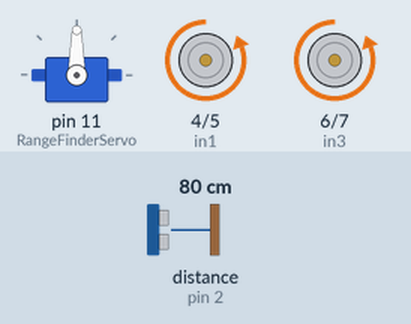
A sketch run on a simulated Arduino Uno, built with avr-gcc and run on an emulated ATmega328P. Shown: servo, motor-driver pin pairs drawn as motors (green arrow = first pin HIGH = forward, orange = second pin HIGH = backward, longer = more drive, scaled by the enable pin). Wiring (inferred from the names in the program): ultrasonic range finder: trigger pin 3; echo pin 2. The inputs (shaded band) are chosen by the test bench; at power-on: distance to the obstacle (sensor on pin 2) 80 cm. The echo pulse lasts 58.3 µs per cm.

Above: at 1.2 s.
1.3 s: distance to the obstacle (sensor on pin 2) set to 35 cm
2.8 s: distance to the obstacle (sensor on pin 2) set to 28 cm
At 3.72 s:
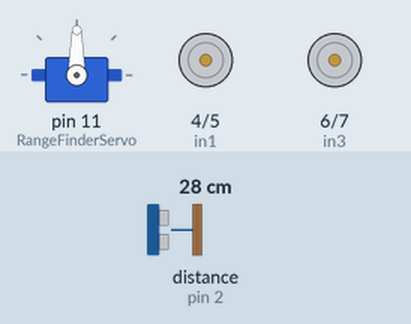
At 9.0 s:
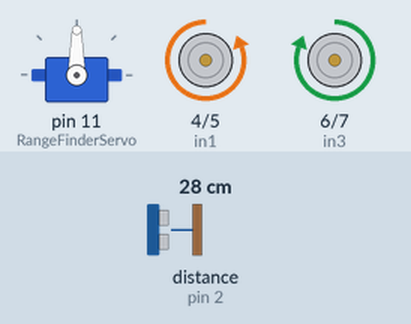
Timing chart, 0 to 11.8 s (numbered marks = the images above; inputs shaded):
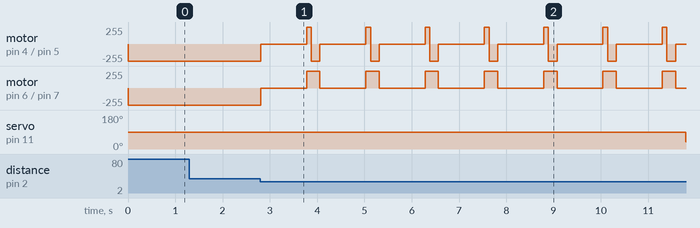

Measured:
- the behaviour switches between 32 and 31 cm on distance to the obstacle (sensor on pin 2) (found by bisection; images 0 and 1)
- after the input at 2.8 s, motor on pin 4 (in1) / pin 5 (in2): backward 255/255 → stopped at once, then repeats every 1.3 s: forward 255/255 0.10 s, backward 255/255 0.18 s, stopped 0.97 s; motor on pin 6 (in3) / pin 7 (in4): alternates forward 255/255 for 0.28 s and stopped for 0.97 s, starting at once

The sketch:

smartCar.ino
```cpp
/* Begin Metadata

       Name:    smartCar.ino
    Created:    12/4/2018 1:29:34 AM
    Authors:    Chris Sayen:  Code
                   Ian Lacy:  Program Summary \ Goal
                              Program Map \ Function Tree
                              Descriptions
                              Comments

End Metadata */


/* Begin Program Summary \ Goal

	The vehicle travels forward until it encounters an obstacle as determined from data gathered from its ultrasonic sensor.
	It then stops at a safe distance, and scans its forward field of view (180 degrees).
	The scan, enabled by the servo on which the ultrasonic sensor is mounted, gathers data on obstructions blocking the vehicle.
	From the data gathered, the vehicle decides which direction it should try next.
	The vehicle uses the aforementioned data to orient itself to avoid the obstacle.
	The program then repeats.

End Program Summary \ Goal */


/* Begin Program Map \ Function Tree

[Compilier Initialization]
	| - Include libraries to control the ultrasonic sensor and the servo that aims it.
	| - Create aliases for the pins that will be utilized in this program.

[Program Initialization]
	| - Declare and set initial values for global variables used in this program.
	| - Declare the objects that will be used to control the ultrasonic sensor and the servo that aims it.

[Vehicle Initialization]
	| - Function "setup" is the standard Sketch function that runs once at runtime.
	| - - Configure pin modes.
	| - - Configure the object controlling the servo that aims the ultrasonic sensor.

[Main Loop]
	| - Function "loop" is the standard Sketch function that loops forever after "setup" runs.
	| - - Function "test" is a custom function for testing components. It can be activated in function "loop".
	| - - Function "forward" moves the vehicle forward while no obstacle is detected (using function "noObstacle", then initiates function "initLook".
	| - - - Function "noObstacle" checks whether or not there is an obstacle closer than "obsDis" parameter, and retuns true if not.
	| - - - - Function "readRangefinder" is used to pull data from the ultrasonic sensor and convert it to a distance value.
	| - - - - - Function "microsecondsToCentimeters" converts microseconds to centimeters. This is a helper for function "readRangeFinder".
	| - - - Function "initLook" stops the motors, then initiates functions "lookRight", "lookLeft", and "decideDirection", in that order.
	| - - - - Function "lookRight" scans the right half of the vehicle's forward viewing area and activates function "lookLeft" if no obstacle is detected (using function "noObstacle") closer than the threshold (though "lookLeft" will still be activated by function "initLook" regardless. The purpose of this function to gather data used for function "decideDirection".
	| - - - - - Function "noObstacle".
	| - - - - - - Function "readRangefinder".
	| - - - - - - - Function "microsecondsToCentimeters". <--|
	| - - - - - Function "lookLeft". <--|
	| - - - - Function "lookLeft" scans the left half of the vehicle's forward viewing area and activates function "decideDirection" if no obstacle is detected (using function "noObstacle") closer than the threshold (though "decideDirection" will still be activated by function "initLook" regardless. The purpose of this function to gather data used for function "decideDirection".
	| - - - - - Function "noObstacle".
	| - - - - - - Function "readRangefinder".
	| - - - - - - - Function "microsecondsToCentimeters". <--|
	| - - - - - Function "decideDirection". <--|
	| - - - - Function "decideDirection" picks which direction the vehicle will turn based on the 'clarity' data of each half of the vehicle's foward field of view as gathered by functions "lookRight" and "lookLeft", activating function "initTurn" accordingly.
	| - - - - - Function "initTurn" activates functions "turnRight" and "turnLeft" according to the information passed to it through its parameters. It also translates the degree values from function "decideDirection" to an amount for the turnng functions.
	| - - - - - - Functions "turnRight" and "turnLeft" are nearly identical and are used to activate the motors to spin the vehicle by the amounts passed by function "initTurn". After turning, the function reactivates function "forward".
	| - - - - - - - Function "forward". <--|

End Program Map \ Function Tree */


/* Begin Program */

// Include libraries to control the ultrasonic sensor and the servo that aims it.
#include <Servo.h>           // Include library to control servo under ultrasonic sensor.
#include <NewPing.h>         // Include library to control ultrasonic sensor.

// Create aliases for the pins that will be utilized in this program.
#define enA 8                // Compiler will replace all instances of "enA" with "8".
#define enB 9                // Compiler will replace all instances of "enB" with "9".
#define in1 4                // Compiler will replace all instances of "in1" with "4".
#define in2 5                // Compiler will replace all instances of "in2" with "5".
#define in3 6                // Compiler will replace all instances of "in3" with "6".
#define in4 7                // Compiler will replace all instances of "in4" with "7".
#define trig 3               // Compiler will replace all instances of "trig" with "3".
#define echo 2               // Compiler will replace all instances of "echo" with "2".

// Declare and set initial values for global variables used in this program.
int maximumRange = 200;      // Maximum range for ultrasonic sensor in centimeters.
int pwm = 255;               // Default value (0-255) for Pulse Width Modulation to control drive motor speed.
int pos = 0;                 // Variable representing the Sensor Servo position.
long duration;               // Variable to contain the duration returned from the ultrasonic sensor.
long dist;                   // Variable to contain distance read from ultrasonic sensor.
long cm;                     // Variable to hold the distance value as converted from the duration read from the ultrasonic sensor.
int i;                       // Generic counter for loops.
int servoDelay = 2;          // Milliseconds to pause the program during function "lookRight" if "lookLeft" does not get called.
int leftDegrees = 90;        // Number of degrees the sensor servo will turn left.
int rightDegrees = 90;       // Function "lookRight" resets this to the difference between 90 and a counter.
int far = 100;               // Threshold distance (cm) for detecting [or not detecting?] an obstacle in function "lookRight".
int near = 30;               // Threshold distance (cm) for detecting an obstacle.
int turnAttemptCounter = 0;

// Declare the objects that will be used to control the ultrasonic sensor and the servo that aims it.
Servo RangeFinderServo;                        // Create object "RangeFinderServo" as new instance of library "Servo".
NewPing sonar(trig, echo, maximumRange);       // Create object "sonar", declare trigger and echo pins, and set maximum range.


// Function "setup" is the standard Sketch function that runs once at runtime.
void setup()                      // Declare valueless function "setup" with no parameters.
{
	// Configure pin modes.
	pinMode(enA, OUTPUT);         // Set pin "enA" as an "OUTPUT".
	pinMode(enB, OUTPUT);         // Set pin "enB" as an "OUTPUT".
	pinMode(in1, OUTPUT);         // Set pin "in1" as an "OUTPUT".
	pinMode(in2, OUTPUT);         // Set pin "in2" as an "OUTPUT".
	pinMode(in3, OUTPUT);         // Set pin "in3" as an "OUTPUT".
	pinMode(in4, OUTPUT);         // Set pin "in4" as an "OUTPUT".

	// Configure the object controlling the servo that aims the ultrasonic sensor.
	RangeFinderServo.attach(11);  // Attach object "RangeFinderServo" to pin "11".
}


// Function "test" is a custom function for testing components. It can be activated in function "loop".
void test()                                    // Declare valueless function "test" with no parameters.
{
	// Move the vehicle forward at full speed.

	// Configure left motor polarity for forward rotation.
	digitalWrite(in1, LOW);                   // Set half of H-Bridge A to open.
	digitalWrite(in2, HIGH);                  // Set half of H-Bridge A to closed.

	// Configure right motor polarity for forward rotation.
	digitalWrite(in3, LOW);                   // Set half of H-Bridge B to open.
	digitalWrite(in4, HIGH);                  // Set half of H-Bridge B to closed.

	// Apply power to both motors.
	analogWrite(enA, pwm);                    // Apply power to motor A (left) at full voltage (pwm is currently "255").
	analogWrite(enB, pwm);                    // Apply power to motor B (right) at full voltage (pwm is currently "255").

	// Move the servo for the ultrasonic sensor starting at 90 degrees, until position is 0 degrees.
	for (pos = 90; pos >= 0; pos -= 1)        // Sensor Servo position is "90". While greater than or equal to "0", do the following, then decrease by "1".
	{
		RangeFinderServo.write(pos);          // Move the Sensor Servo position to the current value from above.
		delay(5);                             // Pause the program for 5 milliseconds.
	}

	// Move the servo for the ultrasonic sensor starting at 0 degrees, ultil position is 180 degrees
	for (pos = 0; pos <= 180; pos += 1)       // Sensor Servo position is "0". While less than or equal to "180", do the following, then increase by "1".
	{
		RangeFinderServo.write(pos);          // Move the Sensor Servo position to the current value from above.
		delay(5);                             // Pause the program for 5 milliseconds.
	}

	// Kill power to both motors.
	analogWrite(enA, 0);                      // Kill power to motor A (left).
	analogWrite(enB, 0);                      // Kill power to motor B (right).
}

// Function "noObstacle" checks whether or not there is an obstacle closer than "obsDis" parameter, and retuns true if not.
bool noObstacle(int obsDis)                    // Declare boolean function "noObstacle" with integer parameter "obsDis" (obstacle distance).
{
	dist = readRangefinder();                  // Take a reading from the ultrasonic sensor and store it in this variable.
	if (dist > obsDis)                         // If the reading is greater than the value of the parameter passed through the function, do the following.
	{
		return true;                           // Function passes boolean value "true".
	}
	else                                       // Otherwise do the following.
	{
		return false;                          // Function passes boolean value "false".
	}
}

// Function "forward" moves the vehicle forward while no obstacle is detected (using function "noObstacle", then initiates function "initLook".
void forward()                                // Declare valueless function "forward" with no parameters.
{
	turnAttemptCounter = 0;
	digitalWrite(in1, LOW);                   // See comments for function "test" above.
	digitalWrite(in2, HIGH);                  // ~~
	digitalWrite(in3, LOW);                   // ~~
	digitalWrite(in4, HIGH);                  // ~~
	analogWrite(enA, pwm);                    // ~~
	analogWrite(enB, pwm);                    // ~~
	while (noObstacle(near));                 // While the value of function "noObstacle", with the value of "near" as its parameter, returns true, do nothing, otherwise continue.
	initLook();                               // When an obstable is encountered (see above), call function "initLook".
}

// Function "initLook" stops the motors, then initiates functions "lookRight", "lookLeft", and "decideDirection", in that order.
void initLook()                               // Declare function "initLook" to be called when an obstacle is detected.
{
	leftDegrees = 90;                         // Set "leftDegrees" to "90".
	rightDegrees = 90;                        // Set "rightDegrees" to "90".
	analogWrite(enA, 0);                      // Stop Motor A (left).
	analogWrite(enB, 0);                      // Stop Motor B (right).
	lookRight();                              // Call function "lookRight" with no parameters.
	lookLeft();                               // Call function "lookLeft" with no parameters.
	decideDirection();                        // Call function "decideDirection" with no parameters.
}

// Function "lookRight" scans the right half of the vehicle's forward viewing area and activates function "lookLeft" if no obstacle is detected (using function "noObstacle") closer than the threshold (though "lookLeft" will still be activated by function "initLook" regardless. The purpose of this function to gather data used for function "decideDirection".
void lookRight()                              // Declare valueless function "lookRight" with no parameters.
{
	for (pos = 90; pos >= 0; pos -= 1)        // Set position value to "90". While greater than or equal to "0", do the following, then decrease by "1".
	{
		RangeFinderServo.write(pos);          // Set Sensor Servo position to value from above.
		if (noObstacle(far))                  // If the value of "noObstacle", passed with parameter of value equal to "far" (see above) returns true, do the following.
		{
			rightDegrees = (-1 * pos) + 90;   // Set "rightDegrees" to the difference between "90" and the current Sensor Servo position.
			RangeFinderServo.write(90);       // Move the Sensor Servo position to 90 degrees.
			lookLeft();                       // Call function "lookLeft" with no parameters.
		}
		delay(servoDelay);                    // Pause the program for milliseconds equal to the value of "servoDelay".
	}
	RangeFinderServo.write(90);               // Move the Sensor Servo position to 90 degrees.
	delay(100);                               // Pause the program for 100 milliseconds.
	return;                                   // Return to parent function.
}

// Function "lookLeft" scans the left half of the vehicle's forward viewing area and activates function "decideDirection" if no obstacle is detected (using function "noObstacle") closer than the threshold (though "decideDirection" will still be activated by function "initLook" regardless. The purpose of this function to gather data used for function "decideDirection".
void lookLeft()                               // Declare valueless function "lookLeft" with no parameters.
{
	for (pos = 90; pos <= 180; pos += 1)      // Set position value to "90". While less than or equal to "180", do the following, then increase by "1".
	{
		RangeFinderServo.write(pos);          // Set Sensor Servo position to value from above.
		if (noObstacle(far))                  // If the value of "noObstacle", passed with parameter of value equal to "far" (see above) returns true, do the following.
		{
			leftDegrees = pos - 90;           // Set "leftDegres" to the difference between the current Sensor Servo position and "90".
			RangeFinderServo.write(90);       // Move the Sensor Servo Position to 90 degrees.
			delay(100);                        // Pause the program for 100 mlliseconds.
			decideDirection();                // Call function "decideDirection" with no parameters.
		}
		delay(servoDelay);                    // Pause the program for milliseconds equal to the value of "servoDelay".
	}
	RangeFinderServo.write(90);               // Move the Sensor Servo position to 90 degrees.
	delay(100);                               // Pause the program for 100 milliseconds.
	return;                                   // Return to parent function.
}

// Function "decideDirection" picks which direction the vehicle will turn based on the 'clarity' data of each half of the vehicle's foward field of view as gathered by functions "lookRight" and "lookLeft", activating function "turn" accordingly.
void decideDirection()                        // Declare valueless function "decideDirection" with no parameters.
{
	if (leftDegrees > rightDegrees)           // If the value of "leftDegrees" is greater than the value of "rightDegrees", do the following.
	{
		turn("right", rightDegrees);          // Call function "turn" and pass parameters "right" and "rightDegrees".
	}
	else                                      // Otherwise, do the following.
	{
		turn("left", leftDegrees);            // Call function "turn" and pass parameters "left" and "leftDegrees".
	}
	return;                                   // Return to parent function.
}

// Function "turn" causes the vehicle to perform its corrective acion, and reinitiates the program.
void turn(String direction, int degrees)
{
	// Convert degrees to time.
	degrees = degrees * 2;          // (Car turns approximately 0.5 degrees per millisecond).

	// Reverse the vehicle for 100 milliseconds.
	digitalWrite(in2, LOW);
	digitalWrite(in1, HIGH);
	digitalWrite(in4, LOW);
	digitalWrite(in3, HIGH);
	analogWrite(enA, pwm);
	analogWrite(enB, pwm);
	delay(100);

	if (direction == "right")
	{
		// Turn right.
		digitalWrite(in2, LOW);
		digitalWrite(in1, HIGH);
		digitalWrite(in3, LOW);
		digitalWrite(in4, HIGH);
		analogWrite(enA, pwm);
		analogWrite(enB, pwm);
		delay(degrees);
	}
	else
	{
		// Turn left.
		digitalWrite(in1, LOW);
		digitalWrite(in2, HIGH);
		digitalWrite(in4, LOW);
		digitalWrite(in3, HIGH);
		analogWrite(enA, pwm);
		analogWrite(enB, pwm);
		delay(degrees);
	}

	// Reinitiate the program.
	forward();                              // Call function "forward" with no parameters.
}

// Function "readRangefinder" is used to pull data from the ultrasonic sensor and convert it to a distance value.
long readRangefinder()                                // Declare long function "readRangefinder" with no parameters.
{
	pinMode(trig, OUTPUT);                            // Set pin "trig" as an "OUTPUT".
	digitalWrite(trig, LOW);                          // "LOW" to pin "trig".
	delayMicroseconds(2);                             // Pause the program for 2 microseconds.
	digitalWrite(trig, HIGH);                         // "HIGH" to pin "trig".
	delayMicroseconds(10);                            // Pause the program for 10 microseconds.
	digitalWrite(trig, LOW);                          // "LOW" to pin "trig".
	pinMode(echo, INPUT);                             // Set pin "echo" as an "INPUT".
	duration = pulseIn(echo, HIGH);                   // Set variable "duration" to the value of function "pulseIn" with parameters "echo" and "HIGH".
	cm = microsecondsToCentimeters(duration);         // Set variable "cm" to the returned value of function "microsecondsToCentieters" as was passsed variable "duration".
	return cm;                                        // Function passes the value of variable "cm".
}

// Function "microsecondsToCentimeters" converts microseconds to centimeters. This is a helper for function "readRangeFinder".
long microsecondsToCentimeters(long microseconds)            // Declare long function "microsecondsToCentimeters" with long parameter "microseconds".
{
	return microseconds / 29 / 2;                            // Function passes the result of a formula of some sort.
}

// Function "loop" is the standard Sketch function that loops forever after "setup" runs.
void loop()                  // Declare valueless function "loop" with no parameters.
{
	forward();               // Call function "forward" with no parameters.
	/*test();*/              // Call function "test" with no parameters.
}

/* End Program */
```
